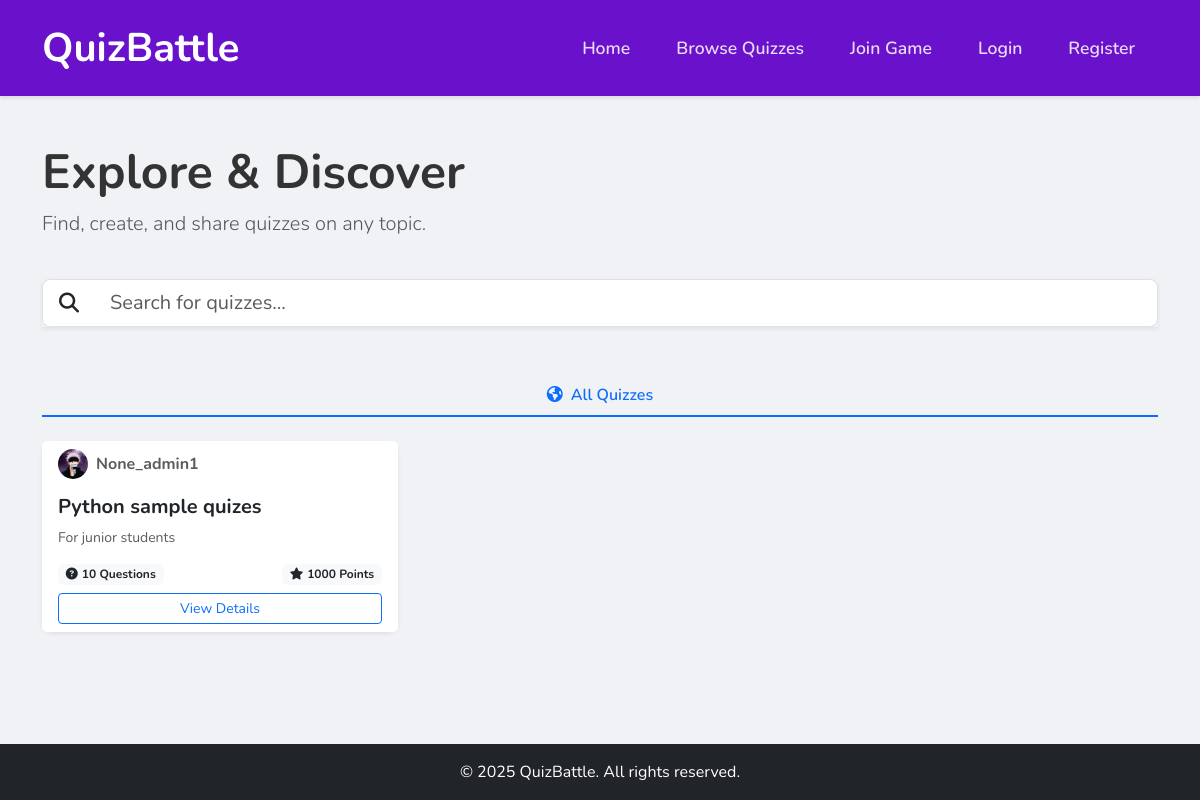
Page /en/quiz/browse/ on the earlier database version.
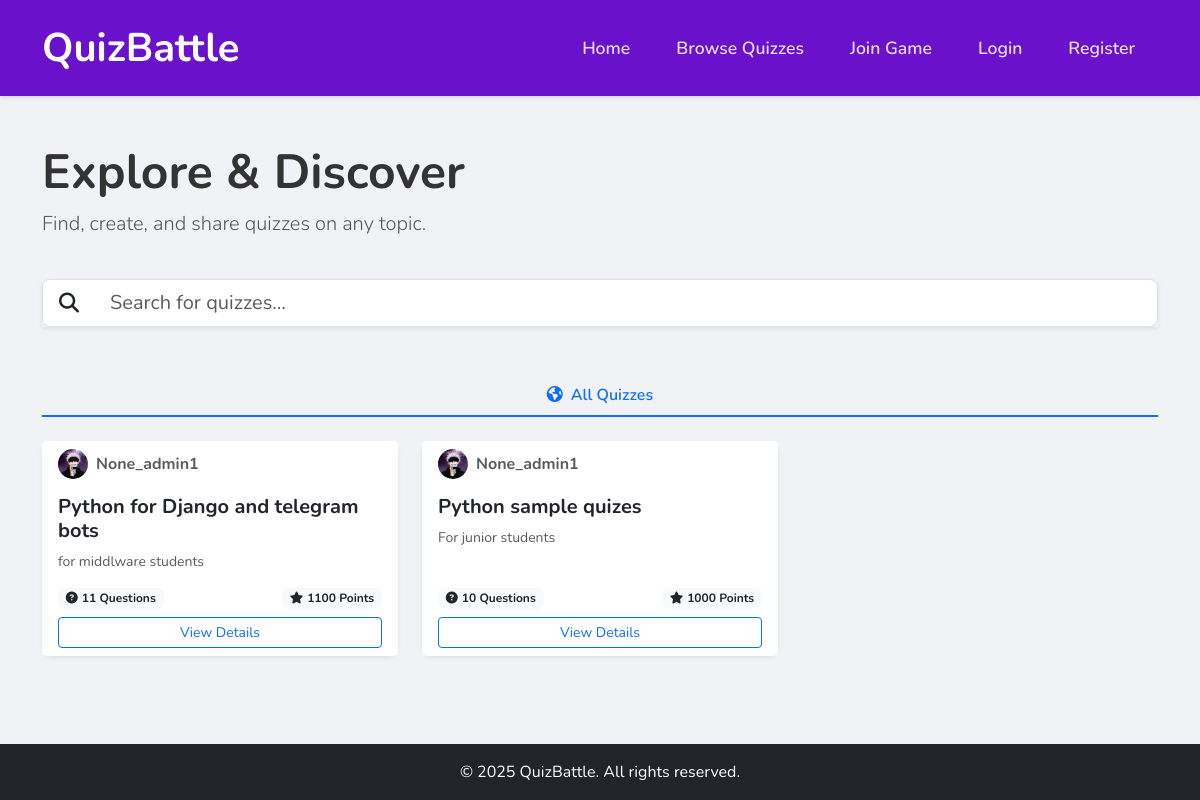
Same page on the later database version.
### quiz/models.py (models this page shows, shortened)
class Quiz(models.Model):
    title = models.CharField(max_length=200)
    description = models.TextField(blank=True)
    created_by = models.ForeignKey(settings.AUTH_USER_MODEL, on_delete=models.CASCADE, related_name='created_quizzes')
    created_at = models.DateTimeField(auto_now_add=True)
    updated_at = models.DateTimeField(auto_now=True)
    is_public = models.BooleanField(default=False)
    class Meta:
        verbose_name_plural = "Quizzes"
        ordering = ['-created_at']

### accounts/models.py (models this page shows, shortened)
class Profile(models.Model):
    ROLE_CHOICES = (
        ('student', 'Student'),
        ('teacher', 'Teacher'),
    )
    user = models.OneToOneField(User, on_delete=models.CASCADE)
    bio = models.TextField(max_length=500, blank=True)
    games_hosted = models.IntegerField(default=0)
    games_played = models.IntegerField(default=0)
    total_points = models.IntegerField(default=0)
    role = models.CharField(max_length=10, choices=ROLE_CHOICES, default='student')
    avatar = models.ImageField(upload_to='avatars/', blank=True, null=True)

### quiz/views.py (the view)
# urls.py: path('browse/', views.browse_quizzes, name='browse'),
def browse_quizzes(request):
    quizzes = Quiz.objects.annotate(
        total_points=Sum('questions__points')
    ).order_by('-created_at')
    context = {
        'quizzes': quizzes,
    }
    return render(request, 'quiz/browse.html', context)

### templates/quiz/browse.html (shortened to what this page needs)
{% extends 'base/base.html' %}
{% load i18n %}
{% block content %}
<div class="browse-page-redesigned">
    <div class="container py-5">
        <div class="row align-items-center">
            <div class="col-lg-6">
                <h1 class="display-5 fw-bold">{% trans "Explore & Discover" %}</h1>
                <p class="lead text-muted">{% trans "Find, create, and share quizzes on any topic." %}</p>
            </div>
        </div>
        <div class="mt-4">
            <div class="input-group input-group-lg shadow-sm">
                <span class="input-group-text bg-white border-end-0"><i class="fas fa-search"></i></span>
                <input class="form-control border-start-0" type="search" id="quiz-search-input" placeholder="{% trans 'Search for quizzes...' %}">
            </div>
        </div>
    </div>
    <div class="container pb-5">
        <ul class="nav nav-tabs nav-fill mb-4" id="quizTabs" role="tablist">
            <li class="nav-item" role="presentation">
                <button class="nav-link active" id="public-tab" data-bs-toggle="tab" data-bs-target="#public-quizzes" type="button" role="tab" aria-controls="public-quizzes" aria-selected="true">
                    <i class="fas fa-globe-americas me-2"></i>{% trans "All Quizzes" %}
                </button>
            </li>
        </ul>
        <div class="tab-content" id="quizTabsContent">
            <div class="tab-pane fade show active" id="public-quizzes" role="tabpanel" aria-labelledby="public-tab">
                {% if quizzes %}
                    <div class="row row-cols-1 row-cols-md-2 row-cols-lg-3 g-4 quiz-list">
                        {% for quiz in quizzes %}
                            {% include 'quiz/partials/quiz_card_redesigned.html' with quiz=quiz %}
                        {% endfor %}
                    </div>
                {% else %}
                    <div class="text-center py-5">
                        <i class="fas fa-cloud-moon fa-4x text-muted mb-3"></i>
                        <h4 class="fw-bold">{% trans "It's quiet out here..." %}</h4>
                        <p class="text-muted">{% trans "No quizzes are available yet. Why not be the first to create one?" %}</p>
                    </div>
                {% endif %}
            </div>
        </div>
    </div>
</div>
{% endblock %}

### templates/quiz/partials/quiz_card_redesigned.html
{% load i18n static %}
<div class="col quiz-card-container" data-search-text="{{ quiz.title|lower }} {{ quiz.description|lower }} {{ quiz.created_by.username|lower }}">
    <div class="card h-100 shadow-sm quiz-card-redesigned">
        <div class="card-header bg-white border-0 pb-0">
            <div class="d-flex align-items-center">
                <img src="{% if quiz.created_by.profile.avatar %}{{ quiz.created_by.profile.avatar.url }}{% else %}{% static 'images/default_avatar.svg' %}{% endif %}" alt="{{ quiz.created_by.username }}" class="rounded-circle me-2" width="30" height="30">
                <span class="fw-bold text-muted">{{ quiz.created_by.username }}</span>
            </div>
        </div>
        <div class="card-body">
            <h5 class="card-title fw-bold">{{ quiz.title }}</h5>
            <p class="card-text text-muted small">{{ quiz.description|truncatechars:100 }}</p>
        </div>
        <div class="card-footer bg-white border-0 pt-0">
            <div class="d-flex justify-content-between align-items-center mb-2">
                <span class="badge bg-light text-dark"><i class="fas fa-question-circle me-1"></i>{{ quiz.questions.count }} {% trans "Questions" %}</span>
                <span class="badge bg-light text-dark"><i class="fas fa-star me-1"></i>{{ quiz.total_points|default:0 }} {% trans "Points" %}</span>
            </div>
            <div class="d-grid gap-2">
                {% if user.is_authenticated and user.profile.is_teacher %}
                    <a href="{% url 'game:host' quiz.id %}" class="btn btn-sm btn-primary">{% trans "Host Game" %}</a>
                {% else %}
                    <a href="{% url 'quiz:detail' quiz.id %}" class="btn btn-sm btn-outline-primary">{% trans "View Details" %}</a>
                {% endif %}
            </div>
        </div>
    </div>
</div>

Differences in the rows shown:
added Quiz: created_by.avatar (picture), created_by.username "None_admin1", title "Python for Django and telegram bots", description "for middlware students", questions.count "11", total_points "1100"
